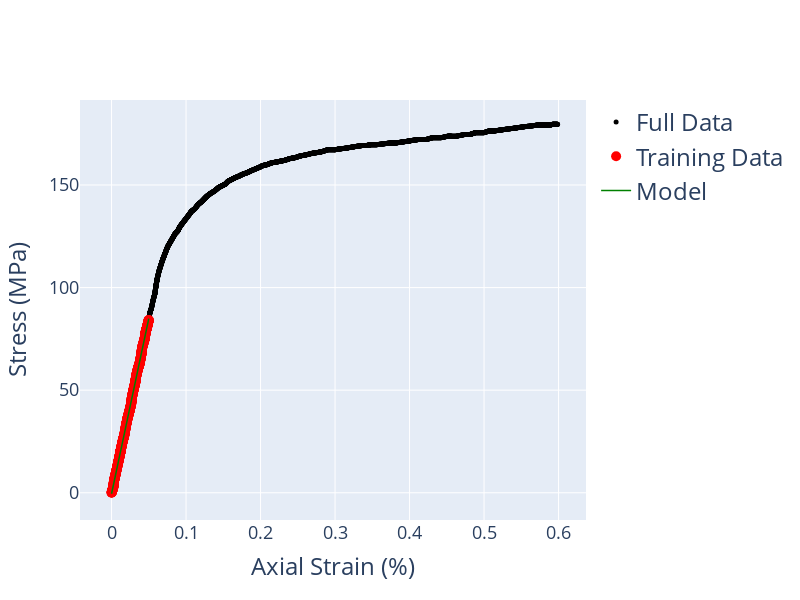

The notebook cell this image was saved under:
### Markdown cell above
Plot the original experimental data, the training data and the linear model predictions in one plot with different colours, adding a legend.

### Code cell
layout0= go.Layout(hovermode= 'closest', width = 800, height=600, showlegend=True,  
                       # Hovermode establishes the way the labels that appear when you hover are arranged 
                       # Establishing a square plot width=height
xaxis= dict(title=go.layout.xaxis.Title(text="Axial Strain (%)", font=dict(size=24)), zeroline= False, 
                gridwidth= 1, tickfont=dict(size=18)), # Axis Titles. Removing the X-axis Mark. Adding a Grid
yaxis= dict(title=go.layout.yaxis.Title(text="Stress (MPa)", font=dict(size=24)), zeroline= False, 
                gridwidth= 1, tickfont=dict(size=18)), # Axis Titles. Removing the Y-axis Mark. Adding a Grid
legend=dict(font=dict(size=24))) # Adding a legend
    
training = go.Scatter(x = strain[:max_index], y = stress[:max_index], mode = 'markers', 
                          marker= dict(size= 10, color= 'red'), name= "Training Data") 

prediction = go.Scatter(x = strain[:max_index], y = predictions.reshape(1,-1).tolist()[0], mode = 'lines', 
                            line = dict(color = "green", width = 1.5),name= "Model") 
    
full = go.Scatter(x = strain, y = stress, mode = 'markers',
                      marker= dict(size= 5, color= 'black'), name= "Full Data")

data = [full, training, prediction]
fig= go.Figure(data, layout=layout0)

fig.show()

### Figure 1 — Plotly figure (JSON) as saved in the notebook; plotly's stock layout.template omitted (floating-point values rounded to 4 significant figures; data arrays with more than 128 entries replaced by an {"elided": "..."} marker saying what was removed)
{"data": [{"marker": {"color": "black", "size": 5}, "mode": "markers", "name": "Full Data", "type": "scatter", "x": {"elided": "3510 float values"}, "y": {"elided": "3510 float values"}}, {"marker": {"color": "red", "size": 10}, "mode": "markers", "name": "Training Data", "type": "scatter", "x": {"elided": "718 float values"}, "y": {"elided": "718 float values"}}, {"line": {"color": "green", "width": 1.5}, "mode": "lines", "name": "Model", "type": "scatter", "x": {"elided": "718 float values"}, "y": {"elided": "718 float values"}}], "layout": {"height": 600, "hovermode": "closest", "legend": {"font": {"size": 24}}, "showlegend": true, "width": 800, "xaxis": {"gridwidth": 1, "tickfont": {"size": 18}, "title": {"font": {"size": 24}, "text": "Axial Strain (%)"}, "zeroline": false}, "yaxis": {"gridwidth": 1, "tickfont": {"size": 18}, "title": {"font": {"size": 24}, "text": "Stress (MPa)"}, "zeroline": false}}}
